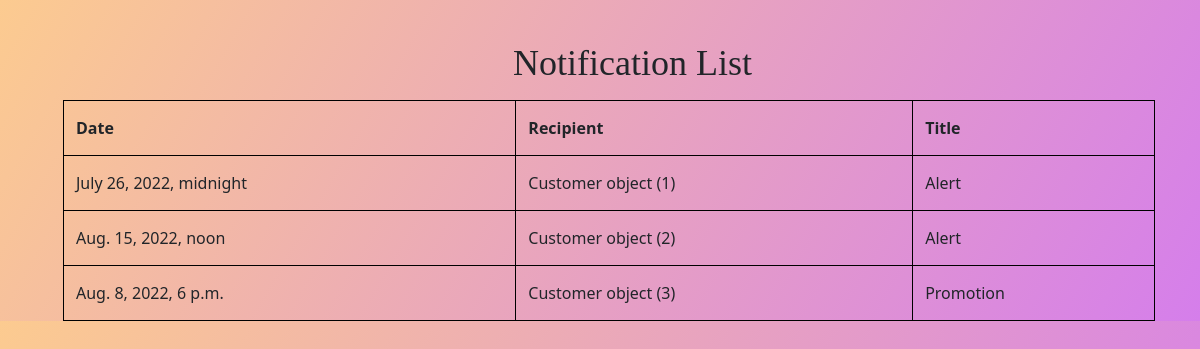
Screenshot of /wallet/notification_list/ with the database file from the repository.
### wallet/models.py (models this page shows)
class Notification(models.Model):
    message= models.CharField(max_length=100)
    date = models.DateTimeField()
    recipient= models.ForeignKey(Customer,on_delete=models.CASCADE,related_name='thirdparty_recipient')
    title = models.CharField(max_length=20)

class Customer(models.Model):
    first_name=models.CharField(max_length=20)
    last_name=models.CharField(max_length=20)
    address=models.CharField(max_length=95)
    email=models.EmailField(max_length=254)
    phone_number=models.CharField(max_length=13)
    GENDER_CHOICES = (
           ("M", "Male"),
           ("F", "Female"),
           ("NB", "Non-Binary"),
    )
    gender=models.CharField(max_length=10,choices=GENDER_CHOICES)
    age=models.PositiveSmallIntegerField()
    profile_picture = models.ImageField(default='default.jpg', upload_to='profile_pics')

### wallet/views.py (the view)
# urls.py: path("notification_list/",list_notifications,name="registration"),
def list_notifications(request):
 notifications=Notification.objects.all()
 return render(request,'wallet/notification_list.html',
    {"Notification":notifications}
   )

### wallet/templates/wallet/notification_list.html (shortened to what this page needs)
<!DOCTYPE html>
<html lang="en">
<head>
 <link href="https://cdn.jsdelivr.net/npm/bootstrap@5.0.2/dist/css/bootstrap.min.css" rel="stylesheet">
</head>
<body>
  <h1>Notification List</h1>
  <table>
    <tr>
      <th>Date </th>
      <th>Recipient</th>
      <th>Title</th>
    </tr>
    <tr>{%for notifications in Notification%}</tr>
    <td>{{notifications.date}}</td>
    <td>{{notifications.recipient}}</td>
    <td>{{notifications.title}}</td>
    {%endfor%}
  </table>
</body>
</html>

### wallet/templates/wallet/notification_list.html (style rules this page uses)
body { background-image: linear-gradient(120deg, #fccb90 0%, #d57eeb 100%); }
table, td, th { border: 1px solid black; }
table { border-collapse: collapse; width: 91%; margin-top: 15px; margin-left: 63px; }
th { padding: 15px 12px; }
td { text-align: left; padding: 15px 12px; }
h1 { margin-left: 513px; padding-top: 42px; font-size: 36px; font-family: cursive; }

### rows the page displays
Notification: date "July 26, 2022, midnight", recipient "Customer object (1)", title "Alert"
Notification: date "Aug. 15, 2022, noon", recipient "Customer object (2)", title "Alert"
Notification: date "Aug. 8, 2022, 6 p.m.", recipient "Customer object (3)", title "Promotion"
